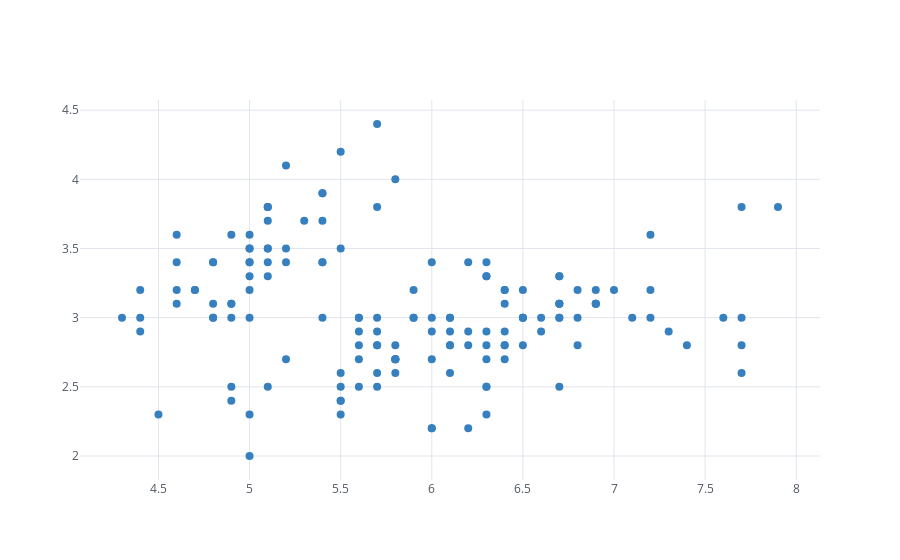

Source (notebook cell):
### Markdown cell above
#### Cufflinks for simple plots

Create the graph below using the following commands:

```python
display(HTML('<figcaption> Cufflinks graph - good for quick explorations </figcaption>'))
iris.iplot(x = 'sepal_length', y = 'sepal_width', 
           kind = 'scatter', mode = 'markers', size = 8,
          color = 'blue')
```

Cufflinks allows for creation of most plot types within a single line. You can also see that the automatic caption numbering can be used with any plotting library

### Code cell
display(HTML('<figcaption> Cufflinks graph - good for quick explorations </figcaption>'))
iris.iplot(x = 'sepal_length', 
           y = 'sepal_width', 
           kind = 'scatter', 
           mode = 'markers', 
           size = 8,
          color = 'blue')

### Figure 1 — Plotly figure (JSON) as saved in the notebook; plotly's stock layout.template omitted (floating-point values rounded to 4 significant figures; data arrays with more than 128 entries replaced by an {"elided": "..."} marker saying what was removed)
{"data": [{"line": {"color": "rgba(55, 128, 191, 1.0)", "dash": "solid", "shape": "linear", "width": 1.3}, "marker": {"size": 8, "symbol": "circle"}, "mode": "markers", "name": "sepal_width", "text": "", "type": "scatter", "uid": "b615eeef-2bf2-461f-bda6-1c2c52b17b7e", "x": {"elided": "150 float values"}, "y": {"elided": "150 float values"}}], "layout": {"legend": {"bgcolor": "#FFFFFF", "font": {"color": "#4D5663"}}, "paper_bgcolor": "#FFFFFF", "plot_bgcolor": "#FFFFFF", "title": {"font": {"color": "#4D5663"}}, "xaxis": {"gridcolor": "#E1E5ED", "showgrid": true, "tickfont": {"color": "#4D5663"}, "title": {"font": {"color": "#4D5663"}, "text": ""}, "zerolinecolor": "#E1E5ED"}, "yaxis": {"gridcolor": "#E1E5ED", "showgrid": true, "tickfont": {"color": "#4D5663"}, "title": {"font": {"color": "#4D5663"}, "text": ""}, "zerolinecolor": "#E1E5ED"}}}
